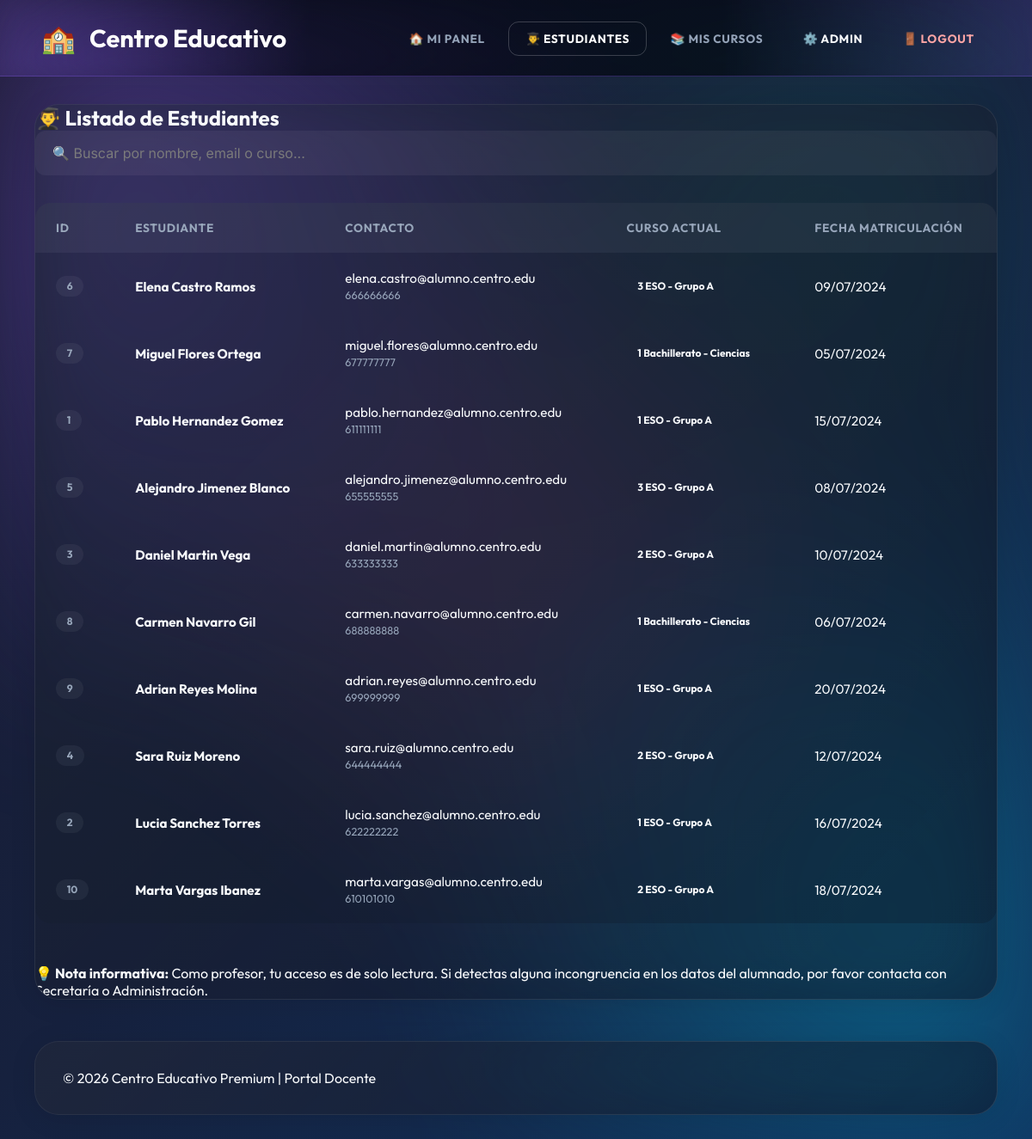
Page /profesor_estudiantes.php (signed in) on the committed database.
### tables this page shows
CREATE TABLE estudiantes (
    id_estudiante INT AUTO_INCREMENT PRIMARY KEY,
    nombre VARCHAR(50) NOT NULL,
    apellidos VARCHAR(100) NOT NULL,
    email VARCHAR(100) NOT NULL UNIQUE,
    telefono VARCHAR(15),
    fecha_nacimiento DATE,
    direccion VARCHAR(200),
    id_curso INT,
    fecha_matricula DATE NOT NULL,
    activo TINYINT(1) DEFAULT 1,
    CONSTRAINT fk_estudiante_curso FOREIGN KEY (id_curso)
        REFERENCES cursos(id_curso) ON DELETE SET NULL ON UPDATE CASCADE,
    CONSTRAINT chk_email_estudiante CHECK (email LIKE '%@%.%')
);

CREATE TABLE cursos (
    id_curso INT AUTO_INCREMENT PRIMARY KEY,
    nombre VARCHAR(100) NOT NULL,
    descripcion TEXT,
    horas INT NOT NULL,
    id_profesor INT,
    fecha_inicio DATE NOT NULL,
    fecha_fin DATE,
    activo TINYINT(1) DEFAULT 1,
    CONSTRAINT fk_curso_profesor FOREIGN KEY (id_profesor) 
        REFERENCES profesores(id_profesor) ON DELETE SET NULL ON UPDATE CASCADE,
    CONSTRAINT chk_horas CHECK (horas > 0)
);

### includes/auth.php (called while the page is built, shortened)
<?php
function estaAutenticado() {
    return isset($_SESSION['usuario_id']) && isset($_SESSION['usuario_rol']);
}
function esAdmin() {
    return estaAutenticado() && $_SESSION['usuario_rol'] === 'admin';
}
?>

### profesor_estudiantes.php (the view, shortened to what this page needs)
<?php
require_once 'includes/conexion.php';
require_once 'includes/auth.php';
?>
<!DOCTYPE html>
<html lang="es">
<head>
    <link rel="stylesheet" href="css/estilos.css?v=5">
</head>
<body class="animate-fade">
    <header class="main-header">
        <div class="brand">
            <div style="font-size: 2rem;">🏫</div>
            <h1>Centro Educativo</h1>
        </div>
        <nav>
            <ul>
                <li><a href="profesor_panel.php">🏠 Mi Panel</a></li>
                <li><a href="profesor_estudiantes.php" class="active">👨‍🎓 Estudiantes</a></li>
                <li><a href="profesor_cursos.php">📚 Mis Cursos</a></li>
                <?php if (esAdmin()): ?>
                    <li><a href="index.php" style="color: var(--primary-light);">⚙️ Admin</a></li>
                <?php endif; ?>
                <li><a href="logout.php" style="color: #fca5a5;">🚪 Logout</a></li>
            </ul>
        </nav>
    </header>
    <div class="container">
        <div class="content glass-card">
            <h2 class="section-title"><span>👨‍🎓</span> Listado de Estudiantes</h2>
            <div style="margin-bottom: 2rem;">
                <input type="text" id="busqueda" placeholder="🔍 Buscar por nombre, email o curso..."
                       onkeyup="filtrarTabla('busqueda', 'tablaEstudiantes')">
            </div>
            <div class="table-container">
                    <table id="tablaEstudiantes">
                        <thead>
                            <tr>
                                <th>ID</th>
                                <th>Estudiante</th>
                                <th>Contacto</th>
                                <th>Curso Actual</th>
                                <th>Fecha Matriculación</th>
                            </tr>
                        </thead>
                        <tbody>
                            <?php
                            $sql = "SELECT e.*, c.nombre as nombre_curso
                                    FROM estudiantes e
                                    LEFT JOIN cursos c ON e.id_curso = c.id_curso
                                    WHERE e.activo = 1
                                    ORDER BY e.apellidos, e.nombre";
                            $resultado = $conexion->query($sql);
                            if ($resultado->num_rows > 0) {
                                while ($fila = $resultado->fetch_assoc()) {
                                    echo "<tr>";
                                    echo "<td><span class='badge' style='background: rgba(255,255,255,0.05); color: var(--text-muted);'>" . $fila['id_estudiante'] . "</span></td>";
                                    echo "<td><strong>" . htmlspecialchars($fila['nombre'] . ' ' . $fila['apellidos']) . "</strong></td>";
                                    echo "<td>" . htmlspecialchars($fila['email']) . "<br><small style='color: var(--text-muted);'>" . ($fila['telefono'] ? htmlspecialchars($fila['telefono']) : '-') . "</small></td>";
                                    echo "<td><span class='badge'>" . ($fila['nombre_curso'] ? htmlspecialchars($fila['nombre_curso']) : 'Por asignar') . "</span></td>";
                                    echo "<td>" . date('d/m/Y', strtotime($fila['fecha_matricula'])) . "</td>";
                                    echo "</tr>";
                                }
                            } else {
                                echo "<tr><td colspan='5' style='text-align: center; padding: 3rem; color: var(--text-muted);'>No hay estudiantes registrados</td></tr>";
                            }
                            ?>
                        </tbody>
                    </table>
                </div>
            <div class="alert alert-info" style="margin-top: 3rem; border-radius: 12px; border-left: 4px solid var(--primary-light);">
                <p><strong>💡 Nota informativa:</strong> Como profesor, tu acceso es de solo lectura. Si detectas alguna incongruencia en los datos del alumnado, por favor contacta con Secretaría o Administración.</p>
            </div>
        </div>
        <footer class="glass-card" style="margin-top: 3rem; padding: 2rem;">
            <p>&copy; <?php echo date('Y'); ?> Centro Educativo Premium | Portal Docente</p>
        </footer>
    </div>
</body>
</html>

### rows in the picture
estudiantes: id_estudiante "6", nombre+apellidos "Elena Castro Ramos", email "elena.castro@alumno.centro.edu", telefono "666666666", id_curso.nombre "3 ESO - Grupo A", fecha_matricula "09/07/2024"
estudiantes: id_estudiante "7", nombre+apellidos "Miguel Flores Ortega", email "miguel.flores@alumno.centro.edu", telefono "677777777", id_curso.nombre "1 Bachillerato - Ciencias", fecha_matricula "05/07/2024"
estudiantes: id_estudiante "1", nombre+apellidos "Pablo Hernandez Gomez", email "pablo.hernandez@alumno.centro.edu", telefono "611111111", id_curso.nombre "1 ESO - Grupo A", fecha_matricula "15/07/2024"
estudiantes: id_estudiante "5", nombre+apellidos "Alejandro Jimenez Blanco", email "alejandro.jimenez@alumno.centro.edu", telefono "655555555", id_curso.nombre "3 ESO - Grupo A", fecha_matricula "08/07/2024"
estudiantes: id_estudiante "3", nombre+apellidos "Daniel Martin Vega", email "daniel.martin@alumno.centro.edu", telefono "633333333", id_curso.nombre "2 ESO - Grupo A", fecha_matricula "10/07/2024"
estudiantes: id_estudiante "8", nombre+apellidos "Carmen Navarro Gil", email "carmen.navarro@alumno.centro.edu", telefono "688888888", id_curso.nombre "1 Bachillerato - Ciencias", fecha_matricula "06/07/2024"
estudiantes: id_estudiante "9", nombre+apellidos "Adrian Reyes Molina", email "adrian.reyes@alumno.centro.edu", telefono "699999999", id_curso.nombre "1 ESO - Grupo A", fecha_matricula "20/07/2024"
estudiantes: id_estudiante "4", nombre+apellidos "Sara Ruiz Moreno", email "sara.ruiz@alumno.centro.edu", telefono "644444444", id_curso.nombre "2 ESO - Grupo A", fecha_matricula "12/07/2024"
estudiantes: id_estudiante "2", nombre+apellidos "Lucia Sanchez Torres", email "lucia.sanchez@alumno.centro.edu", telefono "622222222", id_curso.nombre "1 ESO - Grupo A", fecha_matricula "16/07/2024"
estudiantes: id_estudiante "10", nombre+apellidos "Marta Vargas Ibanez", email "marta.vargas@alumno.centro.edu", telefono "610101010", id_curso.nombre "2 ESO - Grupo A", fecha_matricula "18/07/2024"
